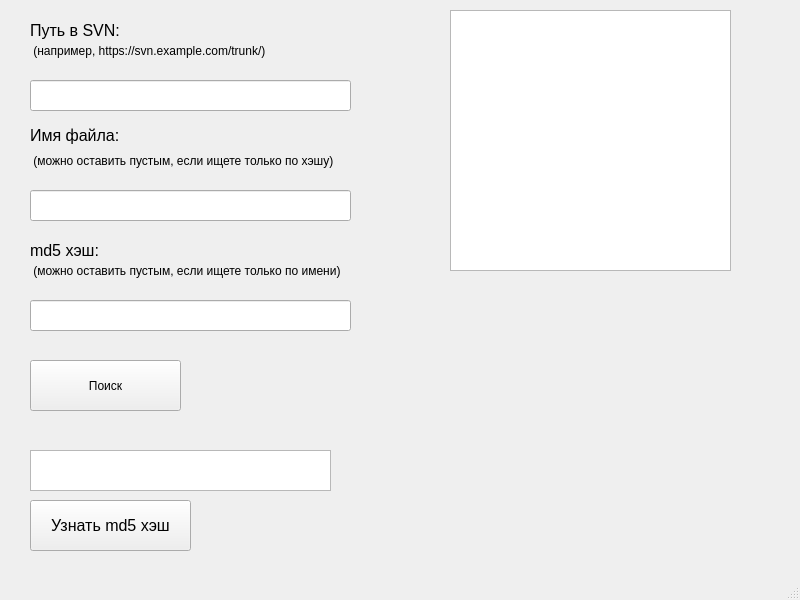
<?xml version="1.0" encoding="UTF-8"?>
<ui version="4.0">
 <class>MainWindow</class>
 <widget class="QMainWindow" name="MainWindow">
  <property name="geometry">
   <rect>
    <x>0</x>
    <y>0</y>
    <width>800</width>
    <height>600</height>
   </rect>
  </property>
  <property name="windowTitle">
   <string>MainWindow</string>
  </property>
  <widget class="QWidget" name="centralwidget">
   <widget class="QLineEdit" name="pathEdit">
    <property name="geometry">
     <rect>
      <x>30</x>
      <y>300</y>
      <width>321</width>
      <height>31</height>
     </rect>
    </property>
   </widget>
   <widget class="QLineEdit" name="filenameEdit">
    <property name="geometry">
     <rect>
      <x>30</x>
      <y>190</y>
      <width>321</width>
      <height>31</height>
     </rect>
    </property>
   </widget>
   <widget class="QPushButton" name="pushButton">
    <property name="geometry">
     <rect>
      <x>30</x>
      <y>360</y>
      <width>151</width>
      <height>51</height>
     </rect>
    </property>
    <property name="text">
     <string>Поиск</string>
    </property>
   </widget>
   <widget class="QTextEdit" name="resultEdit">
    <property name="geometry">
     <rect>
      <x>450</x>
      <y>10</y>
      <width>281</width>
      <height>261</height>
     </rect>
    </property>
   </widget>
   <widget class="QLineEdit" name="md5Edit">
    <property name="geometry">
     <rect>
      <x>30</x>
      <y>80</y>
      <width>321</width>
      <height>31</height>
     </rect>
    </property>
   </widget>
   <widget class="QLabel" name="label">
    <property name="geometry">
     <rect>
      <x>30</x>
      <y>100</y>
      <width>121</width>
      <height>71</height>
     </rect>
    </property>
    <property name="font">
     <font>
      <pointsize>12</pointsize>
     </font>
    </property>
    <property name="text">
     <string>Имя файла: </string>
    </property>
   </widget>
   <widget class="QLabel" name="label_2">
    <property name="geometry">
     <rect>
      <x>30</x>
      <y>230</y>
      <width>131</width>
      <height>41</height>
     </rect>
    </property>
    <property name="font">
     <font>
      <pointsize>12</pointsize>
     </font>
    </property>
    <property name="text">
     <string>md5 хэш:</string>
    </property>
   </widget>
   <widget class="QLabel" name="label_3">
    <property name="geometry">
     <rect>
      <x>30</x>
      <y>10</y>
      <width>371</width>
      <height>41</height>
     </rect>
    </property>
    <property name="font">
     <font>
      <pointsize>12</pointsize>
     </font>
    </property>
    <property name="text">
     <string>Путь в SVN:</string>
    </property>
   </widget>
   <widget class="QLabel" name="label_5">
    <property name="geometry">
     <rect>
      <x>30</x>
      <y>140</y>
      <width>311</width>
      <height>41</height>
     </rect>
    </property>
    <property name="text">
     <string> (можно оставить пустым, если ищете только по хэшу)</string>
    </property>
   </widget>
   <widget class="QLabel" name="label_6">
    <property name="geometry">
     <rect>
      <x>30</x>
      <y>250</y>
      <width>321</width>
      <height>41</height>
     </rect>
    </property>
    <property name="text">
     <string> (можно оставить пустым, если ищете только по имени)</string>
    </property>
   </widget>
   <widget class="QLabel" name="label_7">
    <property name="geometry">
     <rect>
      <x>30</x>
      <y>30</y>
      <width>261</width>
      <height>41</height>
     </rect>
    </property>
    <property name="text">
     <string> (например, https://svn.example.com/trunk/)</string>
    </property>
   </widget>
   <widget class="QTextEdit" name="textEdit">
    <property name="geometry">
     <rect>
      <x>30</x>
      <y>450</y>
      <width>301</width>
      <height>41</height>
     </rect>
    </property>
   </widget>
   <widget class="QPushButton" name="detectMd5Button">
    <property name="geometry">
     <rect>
      <x>30</x>
      <y>500</y>
      <width>161</width>
      <height>51</height>
     </rect>
    </property>
    <property name="font">
     <font>
      <pointsize>12</pointsize>
     </font>
    </property>
    <property name="text">
     <string>Узнать md5 хэш</string>
    </property>
   </widget>
  </widget>
  <widget class="QMenuBar" name="menubar">
   <property name="geometry">
    <rect>
     <x>0</x>
     <y>0</y>
     <width>800</width>
     <height>22</height>
    </rect>
   </property>
  </widget>
  <widget class="QStatusBar" name="statusbar"/>
 </widget>
 <resources/>
 <connections/>
</ui>
